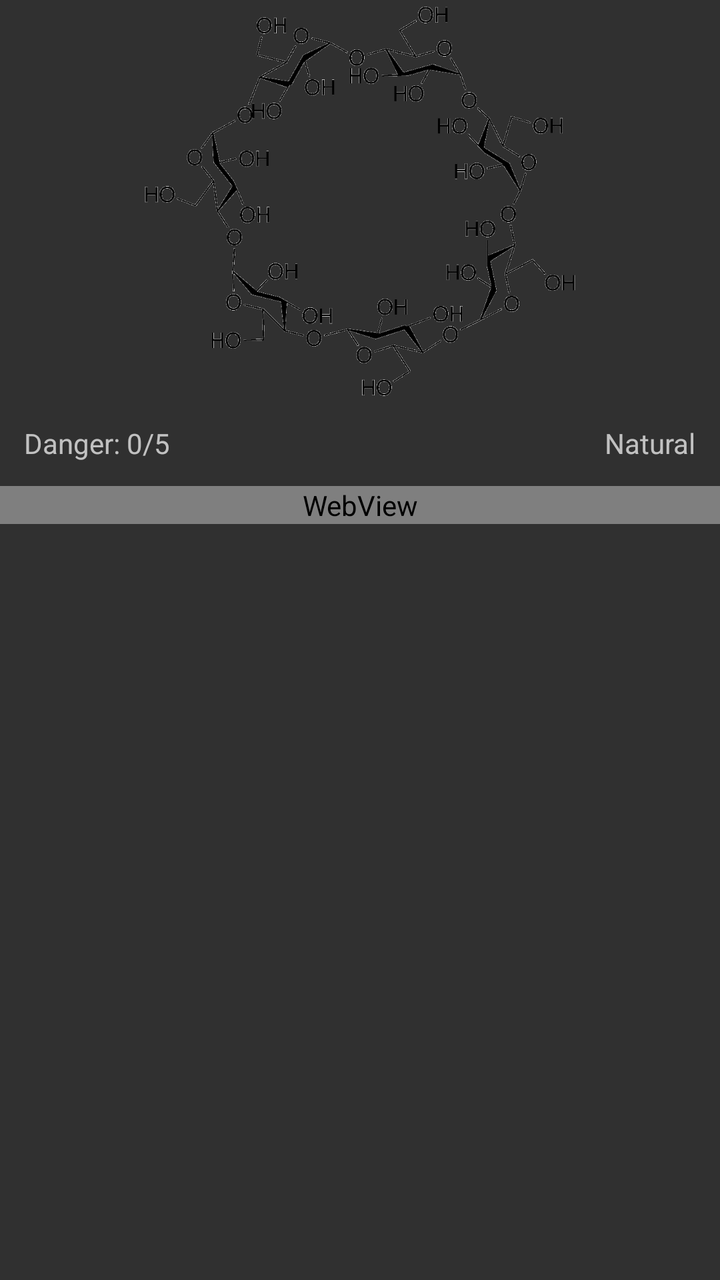
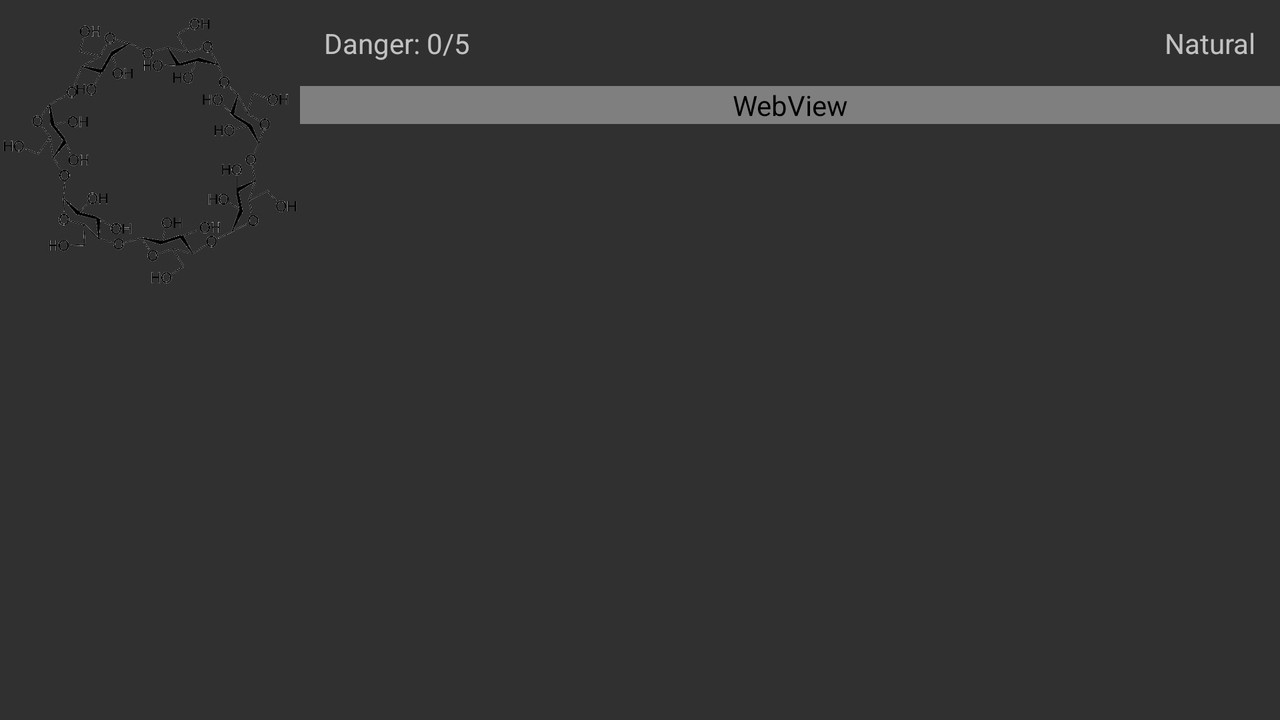

Compare how this app lays out the same screen by default and in its alternative resource folder. The renders come first, then the two layout files and the values they reference.
<!-- AndroidManifest.xml: application theme AppTheme -->
<!-- res/layout/fragment_details_additive.xml -->
<android.support.v4.widget.NestedScrollView xmlns:android="http://schemas.android.com/apk/res/android"
    xmlns:tools="http://schemas.android.com/tools"
    android:layout_width="match_parent"
    android:layout_height="match_parent"
    android:orientation="vertical">

    <LinearLayout
        android:layout_width="match_parent"
        android:layout_height="match_parent"
        android:orientation="vertical">

        <ImageView
            android:id="@+id/imageView"
            android:layout_width="match_parent"
            android:layout_height="200dp"
            tools:src="@drawable/thumb" />

        <LinearLayout
            android:layout_width="match_parent"
            android:layout_height="wrap_content"
            android:orientation="horizontal">

            <TextView
                android:id="@+id/dangerousView"
                android:layout_width="0dp"
                android:layout_height="wrap_content"
                android:layout_weight="1"
                android:padding="12dp"
                tools:text="Danger: 0/5" />

            <TextView
                android:id="@+id/naturalityView"
                android:layout_width="wrap_content"
                android:layout_height="wrap_content"
                android:padding="12dp"
                tools:text="Natural" />
        </LinearLayout>

        <WebView
            android:id="@+id/webView"
            android:layout_width="match_parent"
            android:layout_height="match_parent"
            android:focusableInTouchMode="false" />
    </LinearLayout>

</android.support.v4.widget.NestedScrollView>
<!-- resources referenced by this layout -->
<resources>
  <!-- drawable thumb: png bitmap (drawable, 31869 bytes) -->
  <style name="AppTheme" parent="Theme.AppCompat.NoActionBar">
          <item name="colorPrimary">@color/colorPrimary</item>
          <item name="colorPrimaryDark">@color/colorPrimaryDark</item>
          <item name="colorAccent">@color/colorAccent</item>
      </style>
  <color name="colorPrimary">#607D8B</color>
  <color name="colorPrimaryDark">#455A64</color>
  <color name="colorAccent">#00BCD4</color>
</resources>
<!-- res/layout-land/fragment_details_additive.xml (the repository's variant of the layout above) -->
<!-- drawn on the phone turned sideways -->
<android.support.v4.widget.NestedScrollView xmlns:android="http://schemas.android.com/apk/res/android"
    xmlns:tools="http://schemas.android.com/tools"
    android:layout_width="match_parent"
    android:layout_height="match_parent">

    <RelativeLayout
        android:layout_width="match_parent"
        android:layout_height="0dp"
        android:orientation="horizontal">

        <ImageView
            android:id="@+id/imageView"
            android:layout_width="150dp"
            android:layout_height="150dp"
            tools:src="@drawable/thumb" />

        <LinearLayout
            android:layout_width="match_parent"
            android:layout_height="match_parent"
            android:orientation="vertical"
            android:layout_toRightOf="@+id/imageView"
            android:layout_toEndOf="@+id/imageView">

            <LinearLayout
                android:layout_width="match_parent"
                android:layout_height="wrap_content"
                android:orientation="horizontal">

                <TextView
                    android:id="@+id/dangerousView"
                    android:layout_width="0dp"
                    android:layout_height="wrap_content"
                    android:layout_weight="1"
                    android:padding="12dp"
                    tools:text="Danger: 0/5" />

                <TextView
                    android:id="@+id/naturalityView"
                    android:layout_width="wrap_content"
                    android:layout_height="wrap_content"
                    android:padding="12dp"
                    tools:text="Natural" />
            </LinearLayout>

            <WebView
                android:id="@+id/webView"
                android:layout_width="match_parent"
                android:layout_height="wrap_content"
                android:focusableInTouchMode="false" />

        </LinearLayout>
    </RelativeLayout>

</android.support.v4.widget.NestedScrollView>
